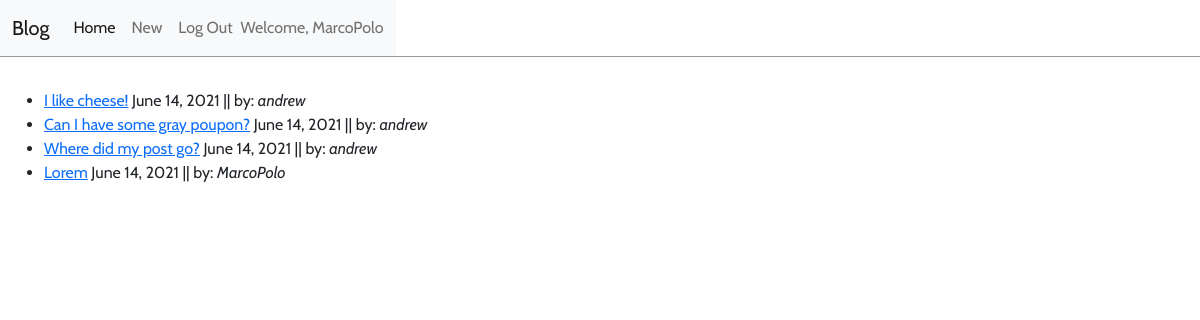
Screenshot of / (signed in) with the database file from the repository.
### blog/models.py (models this page shows, shortened)
class Post(models.Model):
    title = models.CharField(max_length=200)
    author = models.ForeignKey('auth.User', on_delete=models.CASCADE)
    body = models.TextField()
    date = models.DateField(auto_now=True)

### blog/views.py (the view)
# urls.py: path('', BlogListView.as_view(), name='home'),
class BlogListView(ListView):
    model = Post
    template_name = "home.html"

### templates/home.html (shortened to what this page needs)
{% extends 'base.html' %}
{% block content %}
<div class="outter-list-wrap">
    <ul class="post-list">
        <div class="inner-ul-wrap">
    {% for post in object_list %}
            <li class="post-li"><a class="post-link" href="{% url 'post_detail' post.id %}">{{ post.title }}</a> <span>{{ post.date }}  ||  by: <em>{{ post.author }}</em></span> </li>
    {% endfor %}
        </div>
    </ul>
</div>
{% endblock content %}

### templates/base.html (shortened to what this page needs)
{% load static %}
<!DOCTYPE html>
<html lang="en">
    <head>
        <link href="https://cdn.jsdelivr.net/npm/bootstrap@5.0.1/dist/css/bootstrap.min.css" rel="stylesheet">
        <link rel="stylesheet" href="{% static 'css/base.css' %}">
    </head>
<body>
    <header>
        <nav class="navbar navbar-expand-lg navbar-light bg-light">
            <div class="container-fluid">
                <a class="navbar-brand" href="{% url 'home' %}">Blog</a>
                <div class="collapse navbar-collapse" id="navbarText">
                <ul class="navbar-nav me-auto mb-2 mb-lg-0">
                    <li class="nav-item">
                    <a class="nav-link active" aria-current="page" href="{% url 'home' %}">Home</a>
                    </li>
                    {% if user.is_authenticated %}
                    <li class="nav-item">
                        <a class="nav-link" href="{% url 'post_new' %}">New</a>
                    </li>
                    <li class="nav-item">
                        <a class="nav-link" href="{% url 'logout' %}">Log Out</a>
                    </li>
                    {% endif %}
                </ul>
                <span class="navbar-text">
                    {% if user.is_authenticated %}
                    Welcome, {{ user.username }}
                    {% else %}
                    Django blog without many features
                    {% endif %}
                </span>
                </div>
            </div>
            </nav>
    </header>
    <div class="container-fluid">
        {% block content %}
        {% endblock content %}
    </div>
</body>
</html>

### static/css/base.css (style rules this page uses)
body { font-family: 'Cabin', sans-serif; }
header { margin-bottom: 2rem; border-bottom:1px solid #999; display: flex; }

### rows the page displays
Post: title "I like cheese!", date "June 14, 2021", author "andrew"
Post: title "Can I have some gray poupon?", date "June 14, 2021", author "andrew"
Post: title "Where did my post go?", date "June 14, 2021", author "andrew"
Post: title "Lorem", date "June 14, 2021", author "MarcoPolo"

### other values shown
{{ user.username }} "MarcoPolo"
